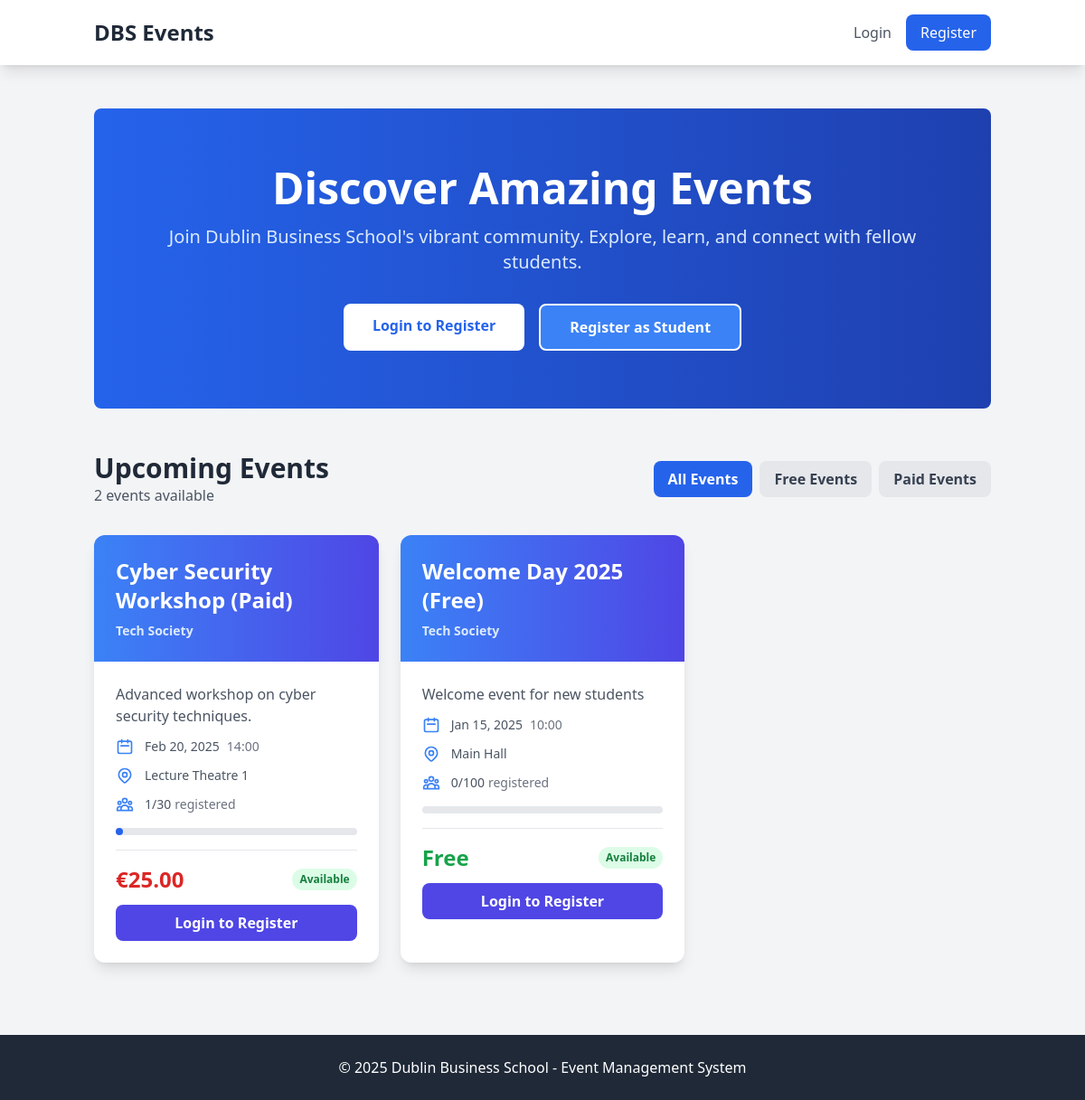
The page / on the database its author committed.
### models.py (models this page shows, shortened)
class Event(db.Model):
    id = db.Column(db.Integer, primary_key=True)
    title = db.Column(db.String(200), nullable=False)
    description = db.Column(db.Text, nullable=True)
    event_date = db.Column(db.DateTime, nullable=False)
    location = db.Column(db.String(200), nullable=False)
    capacity = db.Column(db.Integer, nullable=False)
    is_paid = db.Column(db.Boolean, default=False)
    cost = db.Column(db.Float, default=0.0)
    society_id = db.Column(db.Integer, db.ForeignKey('society.id'), nullable=True)
    created_by = db.Column(db.Integer, db.ForeignKey('user.id'), nullable=False)
    created_at = db.Column(db.DateTime, default=datetime.utcnow)
    registrations = db.relationship('Registration', backref='event', lazy=True, cascade='all, delete-orphan')
    def get_registered_count(self):
        return len(self.registrations)
    def is_full(self):
        return self.get_registered_count() >= self.capacity

class Society(db.Model):
    id = db.Column(db.Integer, primary_key=True)
    name = db.Column(db.String(100), nullable=False, unique=True)
    description = db.Column(db.Text, nullable=True)
    society_head_id = db.Column(db.Integer, db.ForeignKey('user.id'), nullable=False)
    created_at = db.Column(db.DateTime, default=datetime.utcnow)
    events = db.relationship('Event', backref='society', lazy=True)

### backend/routes/public.py (the view)
@public_bp.route("/", endpoint="index")
def index():
    events = Event.query.order_by(Event.event_date.desc()).all()
    return render_template("index.html", events=events)

### frontend/templates/index.html (shortened to what this page needs)
{% extends "base.html" %}
{% block public_content %}
<div class="bg-gradient-to-r from-blue-600 to-blue-800 text-white py-16 px-4 rounded-lg mb-12">
    <div class="max-w-4xl mx-auto text-center">
        <h1 class="text-5xl font-bold mb-4">Discover Amazing Events</h1>
        <p class="text-xl text-blue-100 mb-8">Join Dublin Business School's vibrant community. Explore, learn, and connect with fellow students.</p>
        {% if not current_user.is_authenticated %}
        <div class="flex gap-4 justify-center">
            <a href="{{ url_for('public.login') }}" class="bg-white text-blue-600 px-8 py-3 rounded-lg font-semibold hover:bg-blue-50 transition">
                Login to Register
            </a>
            <a href="{{ url_for('public.register') }}" class="bg-blue-500 text-white px-8 py-3 rounded-lg font-semibold hover:bg-blue-400 transition border-2 border-white">
                Register as Student
            </a>
        </div>
        {% endif %}
    </div>
</div>
<div class="mb-8 flex flex-col md:flex-row gap-4 items-center justify-between">
    <div>
        <h2 class="text-3xl font-bold text-gray-800">Upcoming Events</h2>
        <p class="text-gray-600">{{ events|length }} events available</p>
    </div>
    <div class="flex gap-2">
        <button class="px-4 py-2 rounded-lg bg-blue-600 text-white hover:bg-blue-700 font-semibold">All Events</button>
        <button class="px-4 py-2 rounded-lg bg-gray-200 text-gray-700 hover:bg-gray-300 font-semibold">Free Events</button>
        <button class="px-4 py-2 rounded-lg bg-gray-200 text-gray-700 hover:bg-gray-300 font-semibold">Paid Events</button>
    </div>
</div>
<div class="grid grid-cols-1 md:grid-cols-2 lg:grid-cols-3 gap-6">
    {% for event in events %}
    <div class="bg-white rounded-xl shadow-lg overflow-hidden hover:shadow-2xl transition-all duration-300 transform hover:-translate-y-1">
        <div class="bg-gradient-to-r from-blue-500 to-indigo-600 p-6">
            <h3 class="text-2xl font-bold text-white mb-2">{{ event.title }}</h3>
            {% if event.society %}
            <p class="text-blue-100 text-sm font-semibold">{{ event.society.name }}</p>
            {% endif %}
        </div>
        <div class="p-6">
            <p class="text-gray-600 mb-3">{{ event.description[:100] }}{% if event.description|length > 100 %}...{% endif %}</p>
            <div class="space-y-3 mb-4 text-sm">
                <div class="flex items-center text-gray-600">
                    <svg class="w-5 h-5 mr-3 text-blue-500" fill="none" stroke="currentColor" viewBox="0 0 24 24">
                        <path stroke-linecap="round" stroke-linejoin="round" stroke-width="2" d="M8 7V3m8 4V3m-9 8h10M5 21h14a2 2 0 002-2V7a2 2 0 00-2-2H5a2 2 0 00-2 2v12a2 2 0 002 2z"></path>
                    </svg>
                    <span class="font-medium">{{ event.event_date.strftime('%b %d, %Y') }}</span>
                    <span class="text-gray-500 ml-2">{{ event.event_date.strftime('%H:%M') }}</span>
                </div>
                <div class="flex items-center text-gray-600">
                    <span class="font-medium">{{ event.location }}</span>
                </div>
                <div class="flex items-center text-gray-600">
                    <span class="font-medium">{{ event.get_registered_count() }}/{{ event.capacity }}</span>
                    <span class="text-gray-500 ml-1">registered</span>
                </div>
            </div>
            <div class="mb-4">
                <div class="w-full bg-gray-200 rounded-full h-2">
                    <div class="bg-blue-600 h-2 rounded-full" style="width: {{ (event.get_registered_count() / event.capacity * 100)|int }}%"></div>
                </div>
            </div>
            <div class="border-t pt-4 mt-4">
                <div class="flex items-center justify-between mb-3">
                    {% if event.is_paid %}
                        <span class="text-2xl font-bold text-red-600">€{{ "%.2f" | format(event.cost) }}</span>
                    {% else %}
                        <span class="text-2xl font-bold text-green-600">Free</span>
                    {% endif %}
                    {% if event.is_full() %}
                        <span class="text-xs bg-red-100 text-red-700 px-2 py-1 rounded-full font-semibold">Full</span>
                    {% else %}
                        <span class="text-xs bg-green-100 text-green-700 px-2 py-1 rounded-full font-semibold">Available</span>
                    {% endif %}
                </div>
                {% if current_user.is_authenticated and current_user.role == 'student' %}
                    {% set is_registered = namespace(value=False) %}
                    {% for reg in current_user.registrations %}
                        {% if reg.event_id == event.id %}
                            {% set is_registered.value = True %}
                        {% endif %}
                    {% endfor %}
                    {% if is_registered.value %}
                        <button class="w-full bg-green-600 text-white py-2 rounded-lg font-semibold hover:bg-green-700 transition">
                            ✓ Registered
                        </button>
                    {% elif event.is_full() %}
                        <button disabled class="w-full bg-gray-300 text-gray-600 py-2 rounded-lg font-semibold cursor-not-allowed">
                            Event Full
                        </button>
                    {% else %}
                        <a href="{{ url_for('student.register_event', event_id=event.id) }}"
                           class="block text-center bg-blue-600 text-white py-2 rounded-lg hover:bg-blue-700 font-semibold transition">
                            Register Now
                        </a>
                    {% endif %}
                {% else %}
                    <a href="{{ url_for('public.login') }}"
                       class="block text-center bg-indigo-600 text-white py-2 rounded-lg hover:bg-indigo-700 font-semibold transition">
                        Login to Register
                    </a>
                {% endif %}
            </div>
        </div>
    </div>
    {% endfor %}
</div>
{% endblock %}

### frontend/static/css/style.css (style rules this page uses)
body { font-family: 'Segoe UI', Tahoma, Geneva, Verdana, sans-serif; }
a, button { transition: all 0.3s ease; }

### rows shown on the page
Event: title "Cyber Security Workshop (Paid)", society.name "Tech Society", description "Advanced workshop on cyber security techniques.", event_date "Feb 20, 2025", event_date "14:00", location "Lecture Theatre 1", get_registered_count "1", capacity "30", cost "25.00", shows "Available"
Event: title "Welcome Day 2025 (Free)", society.name "Tech Society", description "Welcome event for new students", event_date "Jan 15, 2025", event_date "10:00", location "Main Hall", get_registered_count "0", capacity "100", shows "Available"

### other values the page prints
{{ events|length }} "2"
